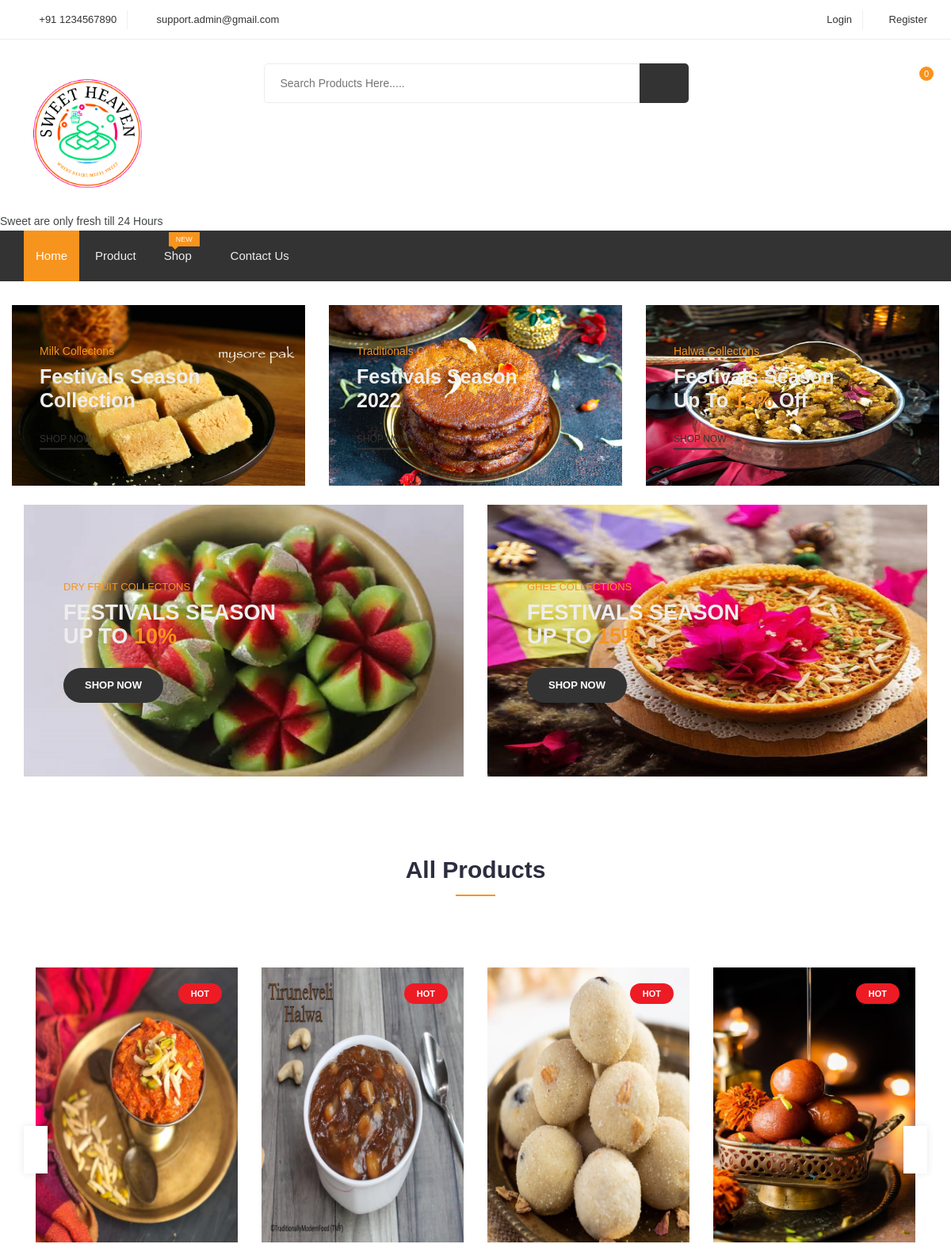
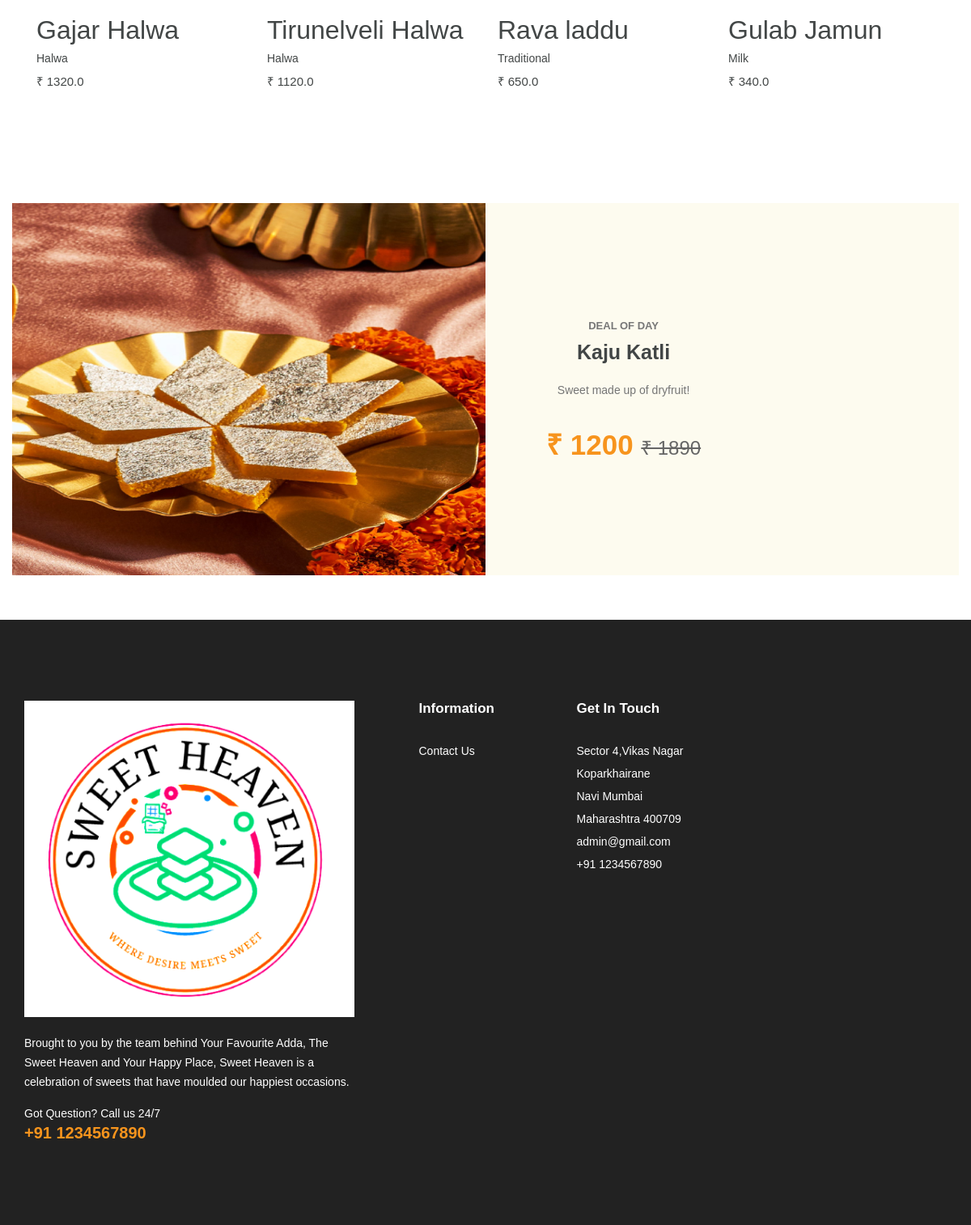
The page / on the database its author committed (2 pictures, top to bottom).
### core/models.py (models this page shows, shortened)
class Product(models.Model):
    name = models.CharField(max_length=100)
    shop = models.ForeignKey('Shop', on_delete=models.CASCADE,null=True)
    category = models.ForeignKey('Category', on_delete=models.CASCADE)
    desc = models.TextField()
    price = models.FloatField(default=0.0)
    product_available_count = models.IntegerField(default=0)
    image = models.ImageField(upload_to='images/')

class Category(models.Model):
    category_name = models.CharField(max_length=200)

### core/views.py (the view)
# urls.py: path('', views.index, name='index'),
def index(request):
    products = Product.objects.all()
    return render(request, 'core/index.html',{'products':products})

### templates/core/index.html (shortened to what this page needs)
<!DOCTYPE html>
{% load static %}
<html lang="zxx">
<head>
	<link rel="stylesheet" href="{% static 'css/bootstrap.css' %}">
    <link rel="stylesheet" href="{% static 'css/magnific-popup.min.css' %}">
    <link rel="stylesheet" href="{% static 'css/font-awesome.css' %}">
	<link rel="stylesheet" href="{% static 'css/jquery.fancybox.min.css' %}">
    <link rel="stylesheet" href="{% static 'css/themify-icons.css' %}">
    <link rel="stylesheet" href="{% static 'css/niceselect.css' %}">
    <link rel="stylesheet" href="{% static 'css/animate.css' %}">
    <link rel="stylesheet" href="{% static 'css/flex-slider.min.css' %}">
    <link rel="stylesheet" href="{% static 'css/owl-carousel.css' %}">
    <link rel="stylesheet" href="{% static 'css/slicknav.min.css' %}">
	<link rel="stylesheet" href="{% static 'css/reset.css' %}">
	<link rel="stylesheet" href="{% static 'style.css' %}">
    <link rel="stylesheet" href="{% static 'css/responsive.css' %}">
</head>
<body class="js">
<header class="header shop">
			<div class="topbar">
				<div class="container">
					<div class="row">
						<div class="col-lg-4 col-md-12 col-12">
							<div class="top-left">
								<ul class="list-main">
									<li><i class="ti-headphone-alt"></i> +91 1234567890</li>
									<li><i class="ti-email"></i> support.admin@gmail.com</li>
								</ul>
							</div>
						</div>
						<div class="col-lg-8 col-md-12 col-12">
						<div class="right-content">
							<ul class="list-main">
								{% if user.is_authenticated %}
								<li><i class=""></i> <a href="#">Welcome {{user.username}}</a></li>
								<li><i class="ti-power-off"></i><a href="{% url 'user_logout' %}">Logout</a></li>
								{% else %}
								<li><i class="ti-power-off"></i><a href="{% url 'user_login' %}">Login</a></li>
								<li><i class="ti-power-off"></i><a href="{% url 'user_register' %}">Register</a></li>
	                            {% endif %}
							</ul>
						</div>
						</div>
					</div>
				</div>
			</div>
			<div class="middle-inner">
				<div class="container">
					<div class="row">
						<div class="col-lg-2 col-md-2 col-12">
							<div class="logo">
								<a href="index.html"><img src="{% static '/images/logo3.png' %}" alt="logo"></a>
							</div>
						</div>
						<div class="col-lg-8 col-md-7 col-12">
							<div class="search-bar-top">
								<div class="search-bar">
									<form action="/search/" method="get">
										<input placeholder="Search Products Here....." type="text" name="query" id="query">
										<button class="btnn"><i class="ti-search"></i></button>
									</form>
								</div>
							</div>
						</div>
						<div class="col-lg-2 col-md-3 col-12">
							<div class="right-bar">
								<div class="sinlge-bar shopping">
									<a href="#" class="single-icon"><i class="ti-bag"></i> <span class="total-count">{{request.session.cart|length}}</span></a>
									{% load cart_tag %}
								</div>
							</div>
						</div>
					</div>
				</div>
			</div>
	<marquee>Sweet are only fresh till 24 Hours</marquee>
			<div class="header-inner">
				<div class="container">
					<div class="cat-nav-head">
						<div class="row">
							<div class="col-12">
								<div class="menu-area">
									<nav class="navbar navbar-expand-lg">
										<div class="navbar-collapse">
											<div class="nav-inner">
												<ul class="nav main-menu menu navbar-nav">
													<li class="active"><a href="{% url 'index' %}">Home</a></li>
													<li class="#"><a href="{% url 'product' %}">Product</a></li>
													<li><a href="#">Shop<i class="ti-angle-down"></i><span class="new">New</span></a>
													</li>
													<li><a href="{% url 'contact' %}">Contact Us</a></li>
												</ul>
											</div>
										</div>
									</nav>
								</div>
							</div>
						</div>
					</div>
				</div>
			</div>
</header>
	<section class="small-banner section">
		<div class="container-fluid">
			<div class="row">
				<div class="col-lg-4 col-md-6 col-12">
					<div class="single-banner">
						<img src="{% static '/images/mysore-pak-1.png' %}">
						<div class="content">
							<p>Milk Collectons</p>
							<h3> Festivals season <br> collection</h3>
							<a href="{% url 'product' %}">Shop Now</a>
						</div>
					</div>
				</div>
				<div class="col-lg-4 col-md-6 col-12">
					<div class="single-banner">
						<img src="{% static '/images/thinai-adhirasam.png' %}" alt="#">
						<div class="content">
							<p>Traditionals Collecton</p>
							<h3>Festivals season <br> 2022</h3>
							<a href="{% url 'product' %}">Shop Now</a>
						</div>
					</div>
				</div>
				<div class="col-lg-4 col-12">
					<div class="single-banner tab-height">
						<img src="{% static '/images/moong-dal-halwa.png' %}" alt="#">
						<div class="content">
							<p>Halwa Collectons</p>
							<h3>Festivals season <br> Up to <span>15%</span> Off</h3>
							<a href="{% url 'product' %}">Shop Now</a>
						</div>
					</div>
				</div>
			</div>
		</div>
	</section>
<br>
	<section class="midium-banner">
		<div class="container">
			<div class="row">
				<div class="col-lg-6 col-md-6 col-12">
					<div class="single-banner">
						<img src="{% static '/images/images.png' %}" alt="#">
						<div class="content">
							<p>Dry fruit Collectons</p>
							<h3>Festivals season <br>Up to<span> 10%</span></h3>
							<a href="{% url 'product' %}">Shop Now</a>
						</div>
					</div>
				</div>
				<div class="col-lg-6 col-md-6 col-12">
					<div class="single-banner">
						<img src="{% static '/images/images (4)_2.png' %}" alt="#">
						<div class="content">
							<p>Ghee Collections</p>
							<h3>Festivals season <br> up to <span>15%</span></h3>
							<a href="{% url 'product' %}" class="btn">Shop Now</a>
						</div>
					</div>
				</div>
			</div>
		</div>
	</section>
	<div class="product-area most-popular section">
        <div class="container">
            <div class="row">
				<div class="col-12">
					<div class="section-title">
						<h2>All Products</h2>
					</div>
				</div>
            </div>
            <div class="row">
                <div class="col-12">
                    <div class="owl-carousel popular-slider">
						{% for product in products %}
						<div class="single-product">
							<div class="product-img">
								<a href="product-details.html">
									<img class="default-img" src="{{product.image.url}}" alt="#">
									<span class="out-of-stock">Hot</span>
								</a>
								<div class="button-head">
									<div class="product-action">
									</div>
								</div>
							</div>
							<div class="product-content">
								        <h2><a href="product-details.html">{{product.name}}</a></h2>
										<h3><a href="product-details.html">{{product.category.category_name}}</a></h3>
										<div class="product-price">
											<span>₹ {{product.price}}</span>
										</div>
							</div>
						</div>
						{% endfor %}
					</div>
                </div>
            </div>
        </div>
    </div>
	<section class="cown-down">
		<div class="section-inner ">
			<div class="container-fluid">
				<div class="row">
					<div class="col-lg-6 col-12 padding-right">
						<div class="image">
							<img src="{% static '/images/dryfruitsweet1.png' %}" alt="#">
						</div>
					</div>
					<div class="col-lg-6 col-12 padding-left">
						<div class="content">
							<div class="heading-block">
								<p class="small-title">Deal of day</p>
								<h3 class="title">Kaju Katli</h3>
								<p class="text">Sweet made up of dryfruit!</p>
								<h1 class="price">₹ 1200 <s>₹ 1890</s></h1>
							</div>
						</div>
					</div>
				</div>
			</div>
		</div>
	</section>
	<footer class="footer">
		<div class="footer-top section">
			<div class="container">
				<div class="row">
					<div class="col-lg-5 col-md-6 col-12">
						<div class="single-footer about">
							<div class="logo">
								<a href="index.html"><img src="{% static '/images/logo3.png' %}" alt="#"></a>
							</div>
							<p class="text">Brought to you by the team behind Your Favourite Adda, The Sweet Heaven and Your Happy Place, Sweet Heaven is a celebration of sweets that have moulded our happiest occasions.</p>
							<p class="call">Got Question? Call us 24/7<span><a href="tel:1234567890">+91 1234567890</a></span></p>
						</div>
					</div>
					<div class="col-lg-2 col-md-6 col-12">
						<div class="single-footer links">
							<h4>Information</h4>
							<ul>
								<li><a href="{% url 'contact' %}">Contact Us</a></li>
							</ul>
						</div>
					</div>
					<div class="col-lg-2 col-md-6 col-12">
						<div class="single-footer social">
							<h4>Get In Touch</h4>
							<div class="contact">
								<ul>
									<li>Sector 4,Vikas Nagar</li>
									<li>Koparkhairane</li>
									<li>Navi Mumbai</li>
									<li>Maharashtra 400709</li>
									<li>admin@gmail.com</li>
									<li>+91 1234567890</li>
								</ul>
							</div>
						</div>
					</div>
				</div>
			</div>
		</div>
	</footer>
</body>
</html>

### rows shown on the page
Product: image (picture), name "Gajar Halwa", category.category_name "Halwa", price "1320.0"
Product: image (picture), name "Tirunelveli Halwa", category.category_name "Halwa", price "1120.0"
Product: image (picture), name "Rava laddu", category.category_name "Traditional", price "650.0"
Product: image (picture), name "Gulab Jamun", category.category_name "Milk", price "340.0"

### other values the page prints
{{ request.session.cart|length }} "0"
